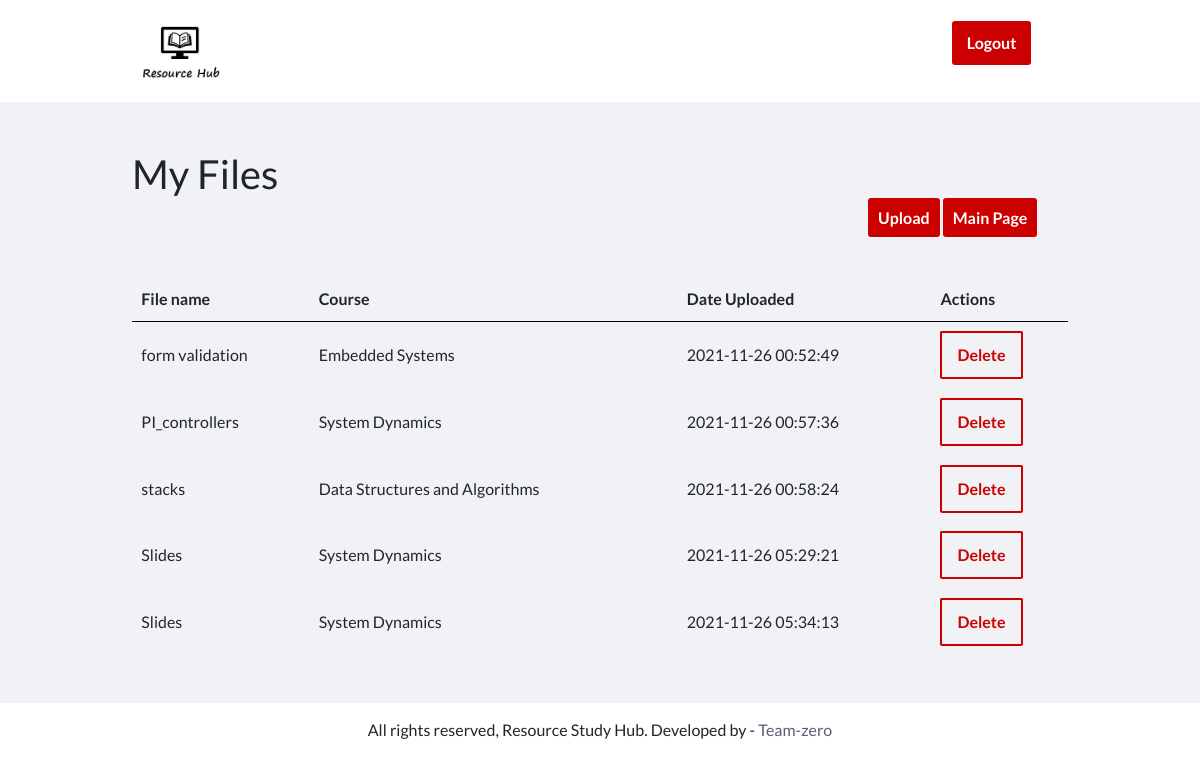
/myFiles.php?user=Lorraine (signed in), run on the app's committed database.
### tables this page shows
CREATE TABLE `files` (
  `id` int(11) NOT NULL,
  `filename` varchar(255) DEFAULT NULL,
  `uploaded_by` varchar(255) DEFAULT NULL,
  `course` varchar(255) NOT NULL,
  `temp_filename` varchar(255) DEFAULT NULL,
  `location` varchar(255) NOT NULL,
  `date` timestamp NULL DEFAULT current_timestamp()
);

### database/controllers/input_controller.php (called while the page is built, shortened)
<?php
    include_once (dirname(__FILE__)).'../../classes/input_class.php';
    function getMyFiles($username) {
        $request = new ResourceHub;
        $runQuery = $request->getMyFiles($username);
        if($runQuery) {
            return $runQuery;
        } else {
            return false;
        }
    }
?>

### database/classes/input_class.php (called while the page is built, shortened)
<?php
require_once (dirname(__FILE__)).'../../settings/db_class.php';
class ResourceHub extends Database {
    public function getMyFiles($username) {
        $sql = "SELECT `id`,`filename`,`course`,`date` FROM files WHERE `uploaded_by`='$username'";
        return $this->db_query($sql);
    }
}
?>

### database/settings/db_class.php (called while the page is built, shortened)
<?php
class Database {
	public $db = null;
	function db_connect(){
		$this->db = mysqli_connect(SERVER,USERNAME,PASSWORD,DATABASE);
		if (mysqli_connect_errno()) {
			return false;
		}else{
			return true;
		}
	}
	function db_query($sqlQuery){
		$this->results = mysqli_query($this->db, $sqlQuery);
		return $this->results;
	}
}
?>

### myFiles.php (the view, shortened to what this page needs)
<?php require __DIR__ . "./database/controllers/input_controller.php"; ?>
<?php
    $username = $_GET['user'];
    function displayMyFiles($username) {
        $myFilesInfo = getMyFiles($username);
        if ($myFilesInfo) {
            $row = $myFilesInfo->fetch_array(MYSQLI_NUM);
            while($row) {
                $id = $row[1];
                echo "<tr>";
                echo "<td>";
                echo $row[1];
                echo "</td>";
                echo "<td>";
                echo $row[2];
                echo "</td>";
                echo "<td>";
                echo $row[3];
                echo "</td>";
                echo "<td>";
                echo "<a href='delete.php?itemToDelete=$id?&user=$username' ><button name='delete' class='btn-secondary'>Delete</button></a>";
                echo "</td>";
                echo "</tr>";
                $row = $myFilesInfo->fetch_array(MYSQLI_NUM);
            }
        }
    }
?>
<!DOCTYPE html>
<html lang="en">
<head>
    <link rel="stylesheet" href="https://cdnjs.cloudflare.com/ajax/libs/font-awesome/4.7.0/css/font-awesome.min.css">
    <link rel="stylesheet" href="https://stackpath.bootstrapcdn.com/bootstrap/4.3.1/css/bootstrap.min.css"
>
    <link href="./styles/dashboard.css" rel="stylesheet">
</head>
<body>
    <nav class="nav-bar">
        <img src="./images/logo_v1.JPG" alt="Resource hub logo" style="height:100px">
        <a href="login.php" class="btn-logout">Logout</a>
    </nav>
    <div class="main-content">
        <div class="wrapper">
            <h1>My Files</h1>
            <div>
                <div class="up-btns">
                    <?php echo "<a href='upload.php?user=$username' class='btn-primary'>Upload</a>"; ?>
                    <?php echo "<a href='dashboard.php?user=$username' class='btn-primary'>Main Page</a>"; ?>
                </div>
            </div>
            <br> <br> <br>
            <table style="width: 100%;">
                <tr>
                    <th>File name</th>
                    <th>Course</th>
                    <th>Date Uploaded</th>
                    <th>Actions</th>
                </tr>
                <?php
                    displayMyFiles($username);
                ?>
            </table>
        </div>
    </div>
    <div class="footer">
        <div class="wrapper">
            <p class="text-center">All rights reserved, Resource Study Hub. Developed by - <a href="#" class="footer-link">Team-zero</a> </p>
        </div>
    </div>
</body>
</html>

### styles/dashboard.css (style rules this page uses)
* { margin:0; padding: 0; font-family: Lato, sans-serif; }
.wrapper { padding: 1%; width: 80%; margin: 0 auto; }
.text-center { text-align: center; }
table tr th { border-bottom: 1px solid black; padding: 1%; text-align: left; }
table tr td { padding: 1%; }
.btn-primary { background-color: #cc0000; padding: 5%; color: white; text-decoration: none; font-weight: bold; border-radius: 3px; }
.btn-secondary { padding: 10px 15px; color: #cc0000; text-decoration: none; font-weight: bold; border-radius: 3%; border: 2px solid #cc0000; background-color: #f1f2f6 ; font-size: 16px; }
.up-btns { float: right; width: 200px; }
.nav-bar { padding: 2px 30px 0 0; width: 80%; margin: 0 auto; }
.btn-logout { float: right; text-decoration: none; background-color: #cc0000; padding: 10px 15px; margin: 2%; color: white; font-weight: bold; border-radius: 3px; }
.main-content { background-color:#f1f2f6; padding: 3% 0; margin-bottom: 3px; }
.footer-link { text-decoration: none; color: #57606f; }

### data on the page
files: filename "form validation", course "Embedded Systems", date "2021-11-26 00:52:49"
files: filename "PI_controllers", course "System Dynamics", date "2021-11-26 00:57:36"
files: filename "stacks", course "Data Structures and Algorithms", date "2021-11-26 00:58:24"
files: filename "Slides", course "System Dynamics", date "2021-11-26 05:29:21"
files: filename "Slides", course "System Dynamics", date "2021-11-26 05:34:13"
